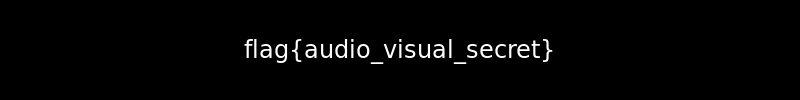
#> input picture CTF_Chatbots/ChatGPT/Steganography/Medium/flag.png, 800 x 100 px
$ python image2wav.py
#> lines starting #> are read from the running program, lines starting #| are printed output that depends on the picture
import numpy as np
from PIL import Image
from scipy.io.wavfile import write

# Load and process image
img = Image.open("flag.png").convert("L")  # grayscale
#> img is the input picture: PIL image 800x100 L; min 0, max 255, mean 4.9
img = img.resize((800, 512))               # spectrogram size
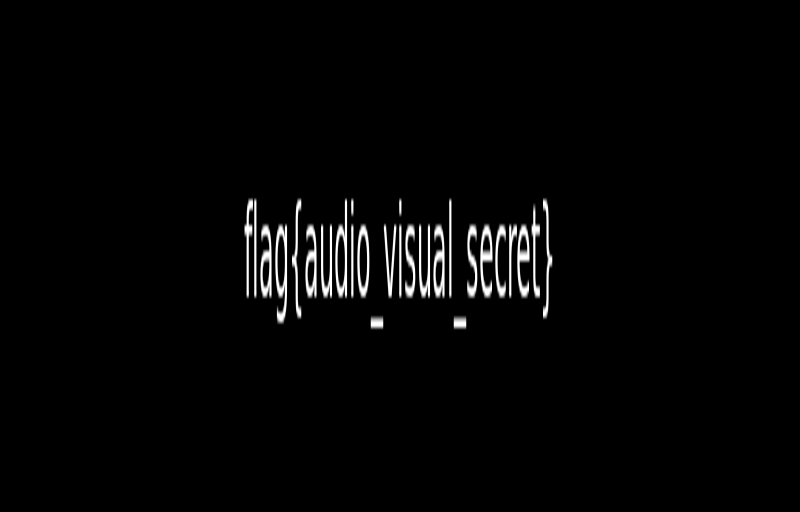
#> img: PIL image 800x512 L; min 0, max 255, mean 4.9
data = np.asarray(img)

# Normalize pixel values to 0.0 - 1.0
data = 1.0 - data / 255.0  # Invert: white text becomes stronger tones
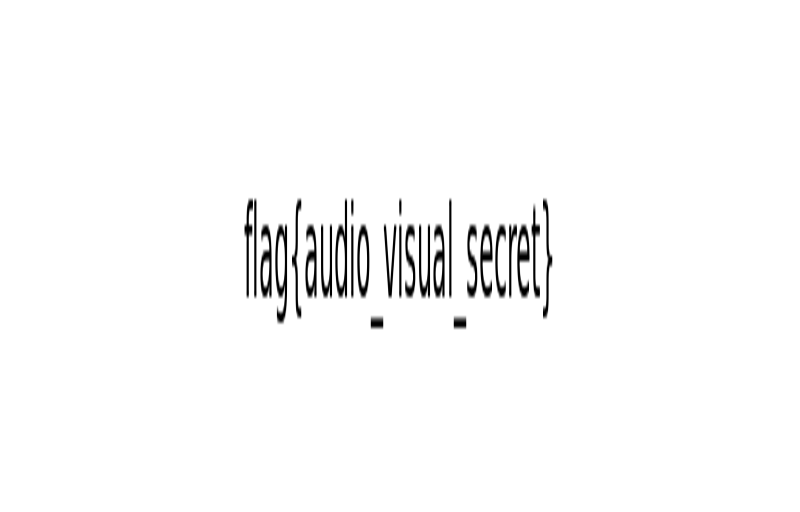
#> data: shape (512, 800) float64; min 0, max 1, mean 0.981

# Generate audio buffer
duration = 5  # seconds
rate = 44100
samples = duration * rate
audio = np.zeros(samples)

# Frequency mapping
height = data.shape[0]
#> height = 512
width = data.shape[1]
#> width = 800
frequencies = np.linspace(300, 8000, height)
#> frequencies = 512 values from 300 to 8000

for x in range(width):
    t = int(x * samples / width)
    for y in range(height):
        amplitude = data[y, x]
        if amplitude > 0.05:  # threshold
            freq = frequencies[y]
#> (the run stopped early here; a loop or call above may not have finished)
